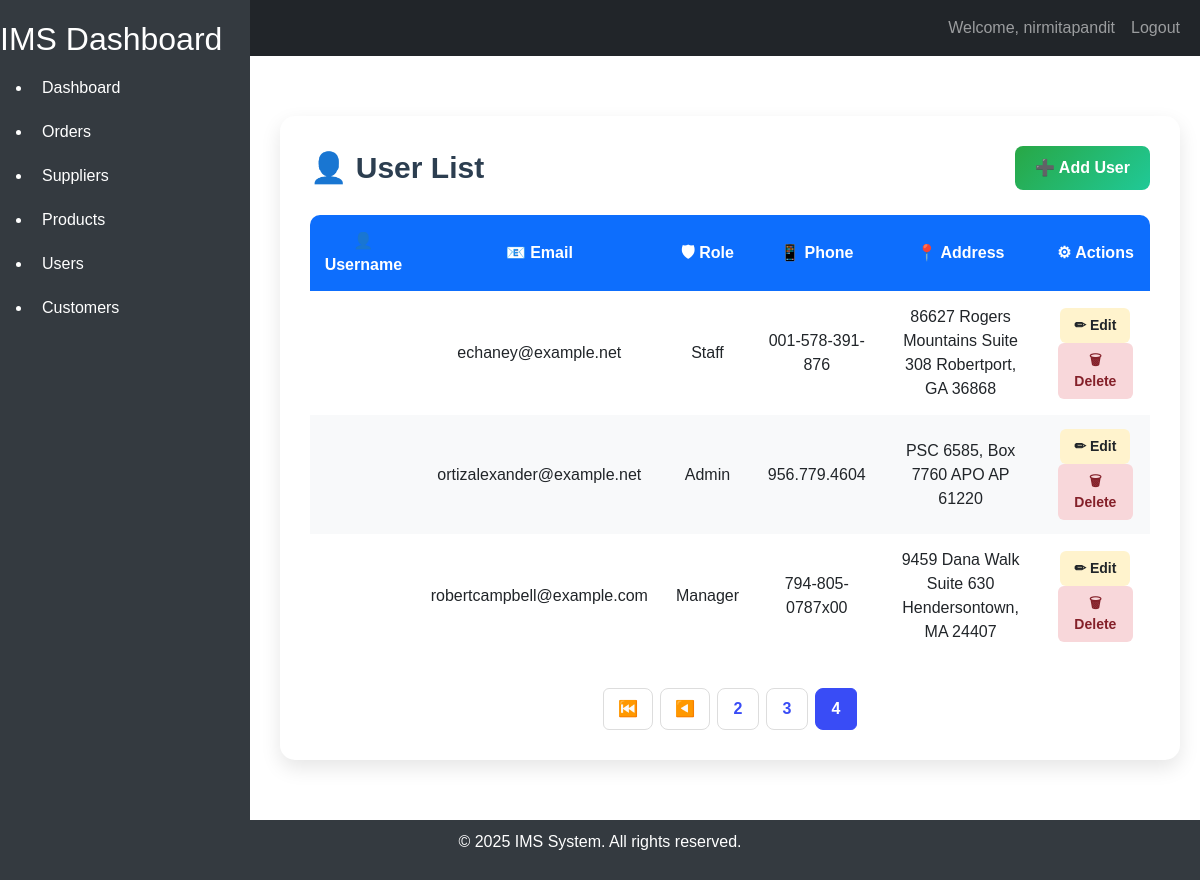
Page /user/users/?page=4 (signed in) on the earlier database version.
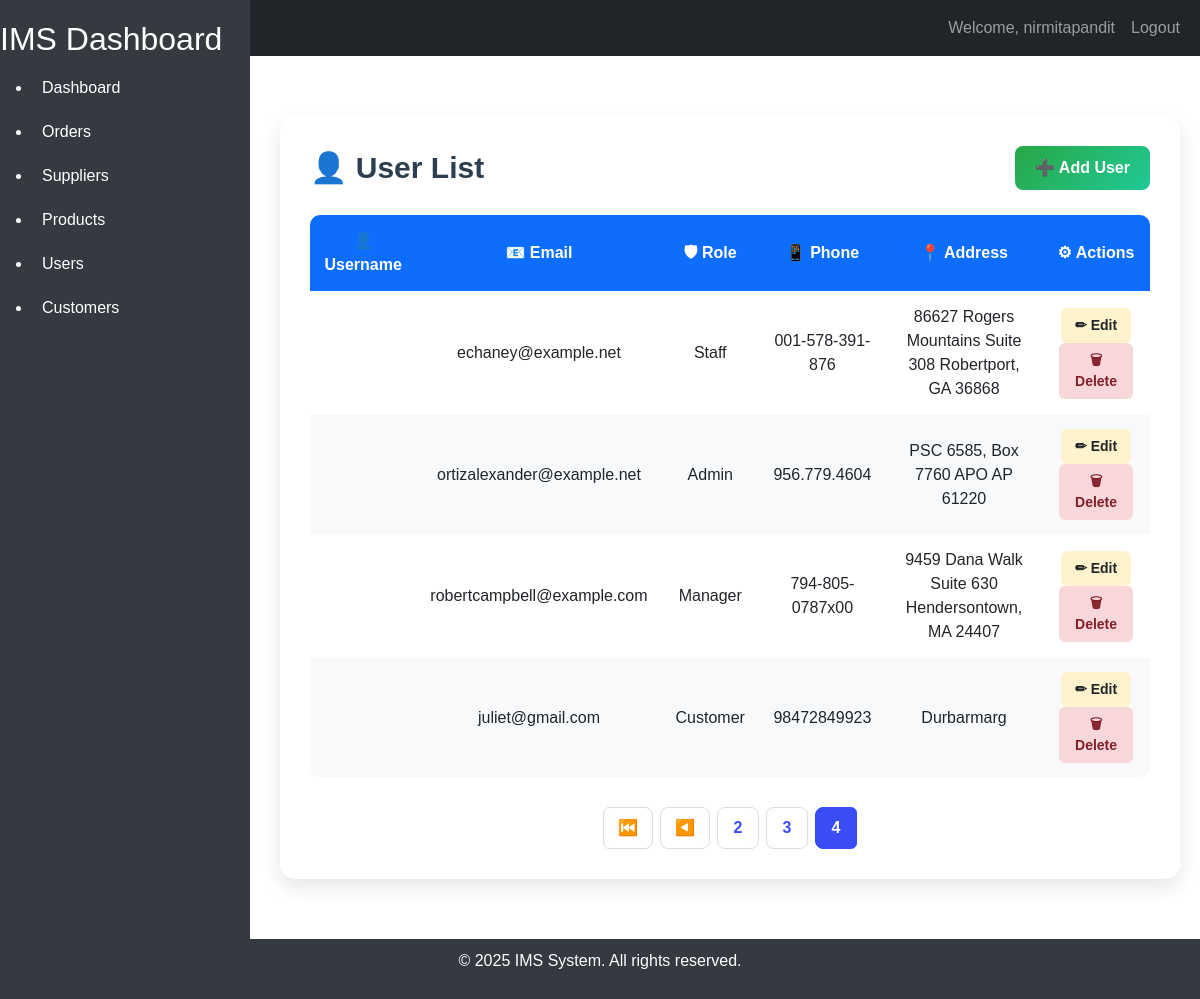
Same page on the later database version.
### user/models.py (models this page shows, shortened)
class User(models.Model):
    id = models.AutoField(primary_key=True)
    profile_pic = models.ImageField(upload_to='user_images/', blank=True, null=True)
    name = models.CharField(max_length=100)
    email = models.EmailField(unique=True)
    phone = models.CharField(max_length=15, blank=True, null=True)
    password  = models.CharField(max_length=100)
    created_at = models.DateTimeField(auto_now_add=True)
    updated_at = models.DateTimeField(auto_now=True)
    address = models.TextField(blank=True, null=True)
    role = models.ForeignKey(
         Role,
         on_delete=models.SET_NULL,
         null=True,
         blank=True,
         default=None,
    )
    class Meta:
        db_table = 'users'
        verbose_name = 'User'
        verbose_name_plural = 'Users'

class Role(models.Model):
     name = models.CharField(max_length=50, unique=True)
     class Meta:
          db_table = 'roles'
          verbose_name = 'Role'
          verbose_name_plural = 'Roles'
     def __str__(self):
        return self.name

### user/views.py (the view)
# urls.py: path("users/", UserListView.as_view(), name="user-list"),
class UserListView(LoginRequiredMixin, ListView):
    model = User
    template_name = 'user/user_list.html'
    context_object_name = 'users'
    paginate_by = 5

### user/templates/user/user_list.html (shortened to what this page needs)
{% extends "home/base.html" %}
{% block content %}
<div class="user-container">
    <div class="user-header">
        <h2>👤 User List</h2>
        <a href="{% url 'user_create' %}" class="add-btn">
            ➕ Add User
        </a>
    </div>
    <table class="user-table">
        <thead>
            <tr>
                <th>👤 Username</th>
                <th>📧 Email</th>
                <th>🛡 Role</th>
                <th>📱 Phone</th>
                <th>📍 Address</th>
                <th>⚙ Actions</th>
            </tr>
        </thead>
        <tbody>
            {% for user in users %}
            <tr>
                <td>{{ user.username }}</td>
                <td>{{ user.email }}</td>
                <td>{{ user.role }}</td>
                <td>{{ user.phone }}</td>
                <td>{{ user.address }}</td>
                <td>
                    <a href="{% url 'user_update' user.id %}" class="edit-btn">
                        ✏ Edit
                    </a>
                    <a href="{% url 'user_delete' user.id %}" class="delete-btn">
                        🗑 Delete
                    </a>
                </td>
            </tr>
            {% empty %}
            <tr>
                <td colspan="6" class="no-data">
                    No users found.
                </td>
            </tr>
            {% endfor %}
        </tbody>
    </table>
    {% if is_paginated %}
<nav class="pagination-container">
    <ul class="pagination">
        {% if page_obj.has_previous %}
        <li class="page-item">
            <a class="page-link" href="?page=1">⏮️</a>
        </li>
        <li class="page-item">
            <a class="page-link" href="?page={{ page_obj.previous_page_number }}">◀️</a>
        </li>
        {% endif %}
        {% for num in paginator.page_range %}
            {% if page_obj.number == num %}
            <li class="page-item active">
                <span class="page-link">{{ num }}</span>
            </li>
            {% elif num > page_obj.number|add:"-3" and num < page_obj.number|add:"3" %}
            <li class="page-item">
                <a class="page-link" href="?page={{ num }}">{{ num }}</a>
            </li>
            {% endif %}
        {% endfor %}
    </ul>
</nav>
{% endif %}
</div>
{% endblock %}

Differences in the rows shown:
added User: email "juliet@gmail.com", role "Customer", phone "98472849923", address "Durbarmarg"
